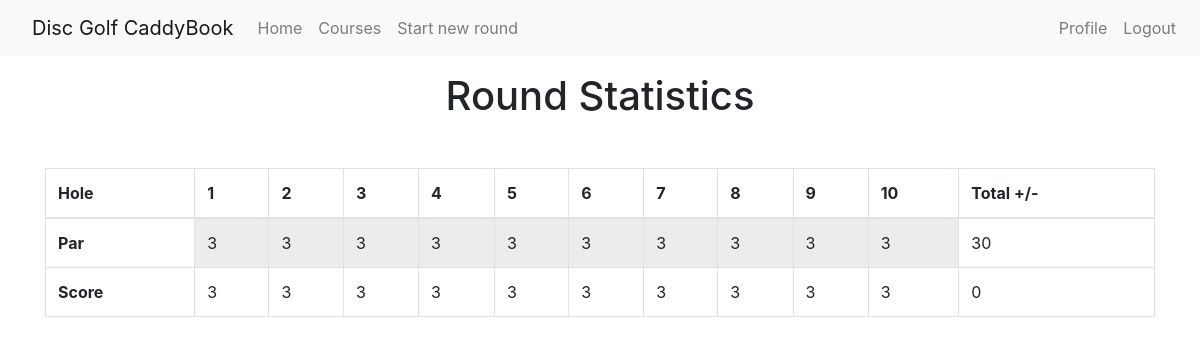
The app's page /roundview/1 (signed in) with its own data.
### app/models.py (models this page shows, shortened)
class Roundscore(db.Model):
    id = db.Column(db.Integer, primary_key=True)
    hole = db.Column(db.Integer)
    score = db.Column(db.Integer)
    ob = db.Column(db.Boolean)
    round_id = db.Column(db.Integer, db.ForeignKey('round.id'))
    db.UniqueConstraint('hole', 'round_id', name='roundhole')
    def get_par(self, courseid):
        hole = Hole.query.filter_by(holecourse_id=courseid, holenum=self.hole).first_or_404()
        return hole.holepar

class Hole(db.Model):
    id = db.Column(db.Integer, primary_key=True)
    holenum = db.Column(db.Integer, index=True)
    holepar = db.Column(db.Integer)
    holelength = db.Column(db.Integer)
    holecourse_id = db.Column(db.Integer, db.ForeignKey('course.id'))
    db.UniqueConstraint('holenum', 'holecourse_id', name='coursehole')

### app/routes.py (the view)
@app.route('/roundview/<roundid>')
@login_required
def roundview(roundid):
    round = Round.query.filter_by(id=roundid).first_or_404()
    scores = round.get_scores()
    course = Course.query.filter_by(id=round.roundcourse_id).first_or_404()
    return render_template('roundview.html', title='Roundview', scores=scores, course=course, round = round)

### app/models.py (called while the page is built)
@login.user_loader
def load_user(id):
    return User.query.get(int(id))

    def get_coursepar(self):
        holes = Hole.query.filter_by(holecourse_id=self.id)
        par = 0
        for hole in holes:
            par = par + hole.holepar
        return par

    def get_scores(self):
        scores = Roundscore.query.filter_by(round_id=self.id)
        return scores

    def get_totalscorepar(self):
        scores = Roundscore.query.filter_by(round_id=self.id)
        totalscore = 0
        for score in scores:
            totalscore = totalscore + score.score
        course = Course.query.filter_by(id=self.roundcourse_id).first_or_404()
        par = course.get_coursepar()
        return totalscore - par

### app/templates/roundview.html
{% extends "base.html" %}
{% block content %}
<div class="container my-3">
    <h1 class="text-center">Round Statistics</h1>
</div>
<div class="container my-5">
    <table class="table table-inverse table-bordered">
        <thead>
            <tr>
                <th scope="col">Hole</th>
                {% for score in scores %}
                <th scope="col">{{score.hole}}</th>
                {% endfor%}
                <th scope="col">Total +/-</th>
            </tr>
        </thead>
        <tbody>
            <tr>
                <th scope="col">Par</th>
                {% for score in scores %}
                <td class="table-active" scope="col">{{score.get_par(course.id)}}</td>
                {% endfor%}
                <td scope="col">{{course.get_coursepar()}}</td>
            </tr>
            <tr>
                <th scope="col">Score</th>
                {% for score in scores %}
                    {% if  score.score == 1 %}
                        {% if score.ob %}
                            <td style="background: #ffff00; border-color: #800000; border-width: 4px;" scope="col">{{ score.score }}</td>
                        {% else %}
                            <td style="background: #ffff00" scope="col">{{ score.score }}</td>
                        {% endif %}
                    {% elif score.score - score.get_par(course.id) == -1 %}
                        {% if score.ob %}
                            <td style="background: #00ff00; border-color: #800000; border-width: 4px;" scope="col">{{ score.score }}</td>
                        {% else %}
                            <td style="background: #00ff00" scope="col">{{ score.score }}</td>
                        {% endif %}
                    {% elif score.score - score.get_par(course.id) == -2 %}
                        {% if score.ob %}
                            <td style="background: #0080ff; border-color: #800000; border-width: 4px;" scope="col">{{ score.score }}</td>
                        {% else %}
                            <td style="background: #0080ff" scope="col">{{ score.score }}</td>
                        {% endif %}
                    {% elif score.score - score.get_par(course.id) < -2 %}
                        {% if score.ob %}
                            <td style="background: #0000ff; border-color: #800000; border-width: 4px;" scope="col">{{ score.score }}</td>
                        {% else %}
                            <td style="background: #0000ff" scope="col">{{ score.score }}</td>
                        {% endif %}
                    {% elif score.score - score.get_par(course.id) == 1 %}
                        {% if score.ob %}
                            <td style="background: #ff0000; border-color: #800000; border-width: 4px;" scope="col">{{ score.score }}</td>
                        {% else %}
                            <td style="background: #ff0000" scope="col">{{ score.score }}</td>
                        {% endif %}
                    {% elif score.score - score.get_par(course.id) == 2 %}
                        {% if score.ob %}
                            <td style="background: #8080ff; border-color: #800000; border-width: 4px;" scope="col">{{ score.score }}</td>
                        {% else %}
                            <td style="background: #8080ff" scope="col">{{ score.score }}</td>
                        {% endif %}
                    {% elif score.score - score.get_par(course.id) > 2 %}
                        {% if score.ob %}
                            <td style="background: #8000ff; border-color: #800000; border-width: 4px;" scope="col">{{ score.score }}</td>
                        {% else %}
                            <td style="background: #8000ff" scope="col">{{ score.score }}</td>
                        {% endif %}
                    {% else %}
                        {% if score.ob %}
                            <td style="border-color: #800000; border-width: 4px;" scope="col">{{ score.score }}</td>
                        {% else %}
                            <td scope="col">{{ score.score }}</td>
                        {% endif %}
                    {% endif %}
                {% endfor%}
                <td scope="col">{{round.get_totalscorepar()}}</td>
            </tr>
        </tbody>
    </table>
</div>
{% endblock %}

### records on screen
Roundscore: hole "1", get_par "3", score "3", get_totalscorepar "0"
Roundscore: hole "2", get_par "3", score "3"
Roundscore: hole "3", get_par "3", score "3"
Roundscore: hole "4", get_par "3", score "3"
Roundscore: hole "5", get_par "3", score "3"
Roundscore: hole "6", get_par "3", score "3"
Roundscore: hole "7", get_par "3", score "3"
Roundscore: hole "8", get_par "3", score "3"
Roundscore: hole "9", get_par "3", score "3"
Roundscore: hole "10", get_par "3", score "3"
Hole: get_coursepar "30"
